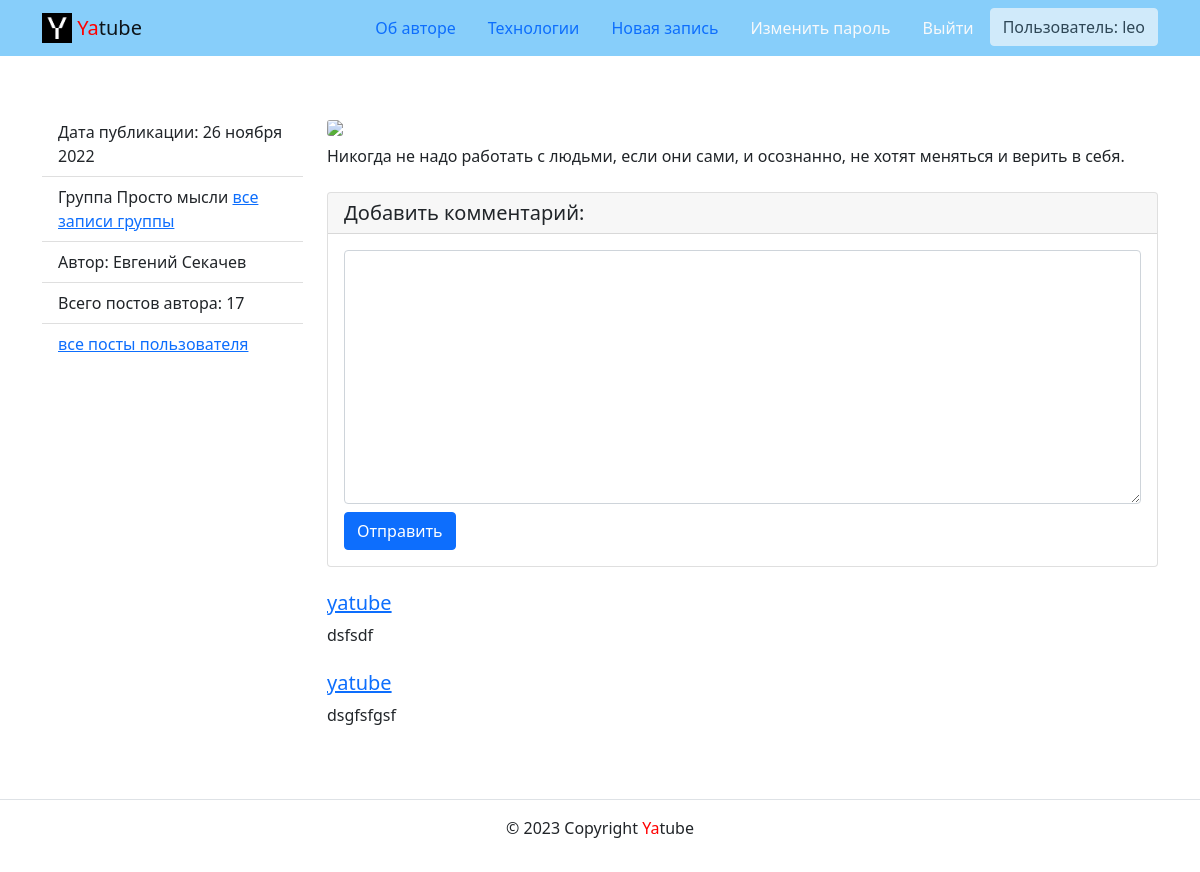
/posts/63/ (signed in), run on the app's committed database.
### posts/models.py (models this page shows, shortened)
class Post(CreatedModel):
    text = models.TextField(
        'Текст поста',
        help_text='Введите текст поста'
    )
    author = models.ForeignKey(
        User,
        on_delete=models.CASCADE,
        related_name='posts',
        verbose_name='Автор'
    )
    group = models.ForeignKey(
        Group,
        blank=True,
        null=True,
        on_delete=models.SET_NULL,
        related_name='posts',
        verbose_name='Группа',
        help_text='Группа, к которой будет относиться пост'
    )
    image = models.ImageField(
        'Картинка',
        upload_to='posts/',
        blank=True
    )
    class Meta:
        ordering = ('-pub_date',)
        verbose_name = 'Пост'
        verbose_name_plural = 'Посты'

class Group(models.Model):
    title = models.CharField('Имя группы', max_length=200)
    slug = models.SlugField('slug группы', unique=True)
    description = models.TextField('Описание группы')
    class Meta:
        verbose_name = 'Группа'
        verbose_name_plural = 'Группы'

class Comment(CreatedModel):
    post = models.ForeignKey(
        Post,
        on_delete=models.CASCADE,
        related_name='comments',
        verbose_name='Пост'
    )
    author = models.ForeignKey(
        User,
        on_delete=models.CASCADE,
        related_name='comments',
        verbose_name='Комментатор'
    )
    text = models.TextField(
        'Текст комментария',
        help_text='Добавьте комментарий'
    )
    created = models.DateTimeField('Дата комментария', auto_now_add=True)
    class Meta:
        ordering = ('-pub_date',)
        verbose_name = 'Комментарий'
        verbose_name_plural = 'Комментарии'

### posts/views.py (the view)
# urls.py: path('posts/<int:post_id>/', views.post_detail, name='post_detail'),
def post_detail(request, post_id):
    post = get_object_or_404(Post, id=post_id)
    author_posts_count = Post.objects.filter(author_id=post.author_id).count()
    form = CommentForm(request.POST or None)
    comments = Comment.objects.filter(post_id=post_id)
    context = {
        'post': post,
        'char_count': POST_FIRST_CHARS_TITLE,
        'author_posts_count': author_posts_count,
        'form': form,
        'comments': comments
    }
    return render(request, 'posts/post_detail.html', context)

### posts/forms.py
class CommentForm(forms.ModelForm):
    class Meta:
        model = Comment
        fields = ('text',)
        help_texts = {
            'text': 'Текст комментария'
        }

### core/context_processors/year.py (called while the page is built)
def year(request):
    return {
        'year': datetime.datetime.now().year
    }

### core/templatetags/user_filters.py (called while the page is built)
@register.filter
def addclass(field, css):
    return field.as_widget(attrs={'class': css})

### templates/posts/post_detail.html (shortened to what this page needs)
{% extends 'base.html' %}
{% load user_filters %}
{% block content %}
  <div class="row">
    <aside class="col-12 col-md-3">
      <ul class="list-group list-group-flush">
        <li class="list-group-item">
          Дата публикации: {{ post.pub_date|date:"d E Y" }}
        </li>
        {% if post.group %}
          <li class="list-group-item">
            Группа {{ post.group.title }}
            <a href="{% url 'posts:group_list' post.group.slug %}">все записи группы</a>
          </li>
        {% endif %}
        <li class="list-group-item">
          Автор: {{ post.author.get_full_name }}
        </li>
        <li class="list-group-item d-flex justify-content-between align-items-center">
          Всего постов автора: {{ author_posts_count }}
        </li>
        <li class="list-group-item">
          <a href="{% url 'posts:profile' post.author.username %}">все посты пользователя</a>
        </li>
      </ul>
    </aside>
    {% load thumbnail %}
    <article class="col-12 col-md-9">
      {% thumbnail post.image "960x339" crop="center" upscale=True as im %}
        <img class="card-img my-2" src="{{ im.url }}">
      {% endthumbnail %}
      <p>
        {{ post.text }}
      </p>
      {% if user.is_authenticated %}
        <div class="card my-4">
          <h5 class="card-header">Добавить комментарий:</h5>
          <div class="card-body">
            <form method="post" action="{% url 'posts:add_comment' post.id %}">
              <div class="form-group mb-2">
                {{ form.text|addclass:'form-control' }}
              </div>
              <button type="submit" class="btn btn-primary">Отправить</button>
            </form>
          </div>
        </div>
      {% endif %}
      {% for comment in comments %}
        <div class="media mb-4">
          <div class="media-body">
            <h5 class="mt-0">
              <a href="{% url 'posts:profile' comment.author.username %}">
                {{ comment.author.username }}
              </a>
            </h5>
            <p>
              {{ comment.text }}
            </p>
          </div>
        </div>
      {% endfor %}
    </article>
  </div>
{% endblock %}

### templates/includes/header.html (shortened to what this page needs)
{% load static %}
<nav class="navbar navbar-light" style="background-color: lightskyblue">
  <div class="container">
    <a class="navbar-brand" href="{% url 'posts:index' %}">
      <img src="{% static 'img/logo.png' %}" width="30" height="30" class="d-inline-block align-top" alt="">
      <span style="color:red">Ya</span>tube
    </a>
    <ul class="nav nav-pills">
      {% with request.resolver_match.view_name as view_name %}
        <li class="nav-item">
          <a class="nav-link {% if view_name  == 'about:author' %}active{% endif %}"
             href="{% url 'about:author' %}">
            Об авторе
          </a>
        </li>
        <li class="nav-item">
          <a class="nav-link {% if view_name  == 'about:tech' %}active{% endif %}"
             href="{% url 'about:tech' %}">Технологии</a>
        </li>
        {% if request.user.is_authenticated %}
          <li class="nav-item">
            <a class="nav-link {% if view_name  == "posts:post_create" %}active{% endif %}"
               href="{% url 'posts:post_create' %}">Новая запись</a>
          </li>
          <li class="nav-item">
            <a class="nav-link link-light {% if view_name  == 'users:password_change' %}active{% endif %}"
               href="{% url 'users:password_change' %}">Изменить пароль</a>
          </li>
          <li class="nav-item">
            <a class="nav-link link-light {% if view_name  == 'users:logout' %}active{% endif %}"
               href="{% url 'users:logout' %}">Выйти</a>
          </li>
          <li>
            <button type="button" class="btn btn btn-light" disabled>Пользователь: {{ user.username }}</button>
          </li>
        {% endif %}
      {% endwith %}
    </ul>
  </div>
</nav>

### data on the page
Post: pub_date "26 ноября 2022", group "Просто мысли", author.get_full_name "Евгений Секачев", text "Никогда не надо работать с людьми, если они сами, и осознанно, не хотят меняться и верить в себя."
Comment: author.username "yatube", text "dsfsdf"
Comment: author.username "yatube", text "dsgfsfgsf"

### other printed values
{{ user.username }} "leo"
{{ author_posts_count }} "17"
